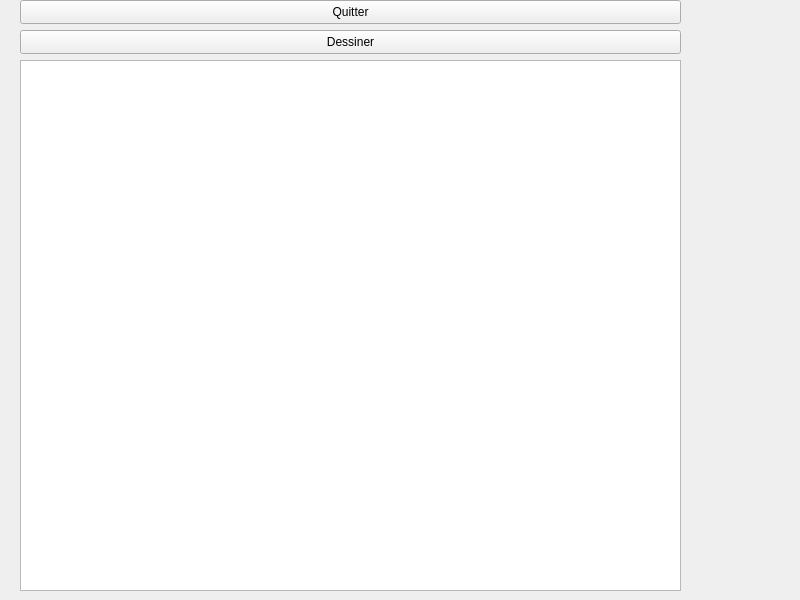
<?xml version="1.0" encoding="UTF-8"?>
<ui version="4.0">
 <class>Widget</class>
 <widget class="QWidget" name="Widget">
  <property name="geometry">
   <rect>
    <x>0</x>
    <y>0</y>
    <width>800</width>
    <height>600</height>
   </rect>
  </property>
  <property name="windowTitle">
   <string>Widget</string>
  </property>
  <widget class="QPushButton" name="pushButton">
   <property name="geometry">
    <rect>
     <x>20</x>
     <y>0</y>
     <width>661</width>
     <height>24</height>
    </rect>
   </property>
   <property name="text">
    <string>Quitter</string>
   </property>
  </widget>
  <widget class="QGraphicsView" name="maVue">
   <property name="geometry">
    <rect>
     <x>20</x>
     <y>60</y>
     <width>661</width>
     <height>531</height>
    </rect>
   </property>
  </widget>
  <widget class="QPushButton" name="pushButton_2">
   <property name="geometry">
    <rect>
     <x>20</x>
     <y>30</y>
     <width>661</width>
     <height>24</height>
    </rect>
   </property>
   <property name="text">
    <string>Dessiner</string>
   </property>
  </widget>
 </widget>
 <resources/>
 <connections>
  <connection>
   <sender>pushButton</sender>
   <signal>clicked()</signal>
   <receiver>Widget</receiver>
   <slot>close()</slot>
   <hints>
    <hint type="sourcelabel">
     <x>201</x>
     <y>176</y>
    </hint>
    <hint type="destinationlabel">
     <x>202</x>
     <y>247</y>
    </hint>
   </hints>
  </connection>
 </connections>
</ui>
